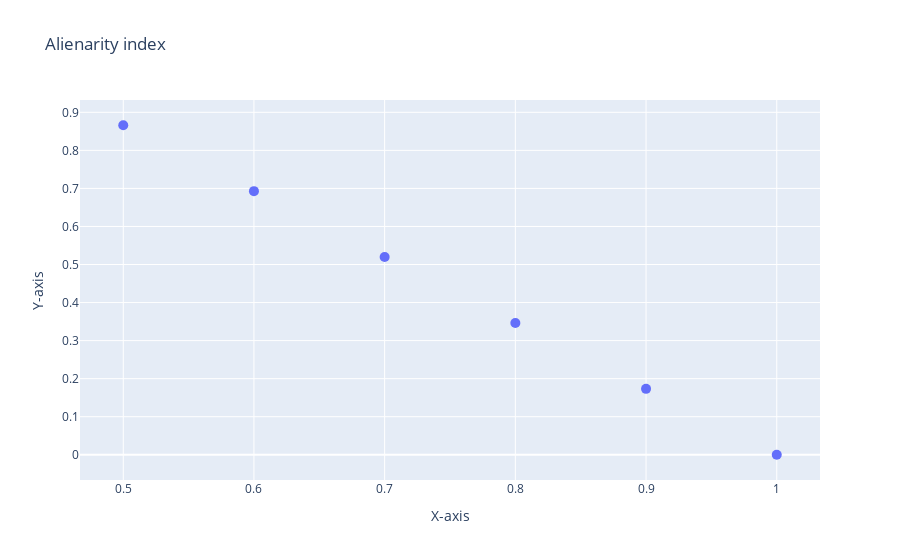

Notebook cell for this chart:
### Markdown cell above
Perfect! There are four plotly figures that were linked using `fig0`, `fig1`, `fig2`, and `fig4`. 

> As we created these example "articles", we know that each paper reported their `AI` as `fig0`. 

Note that **we are not performing any computation here**, instead, **we are taking a special chunk of the paper we imported as structured data and creating a plotly figure out of it**!

### Code cell
#| label: fig3cell

fig = paper.create_plotly_object_from('fig0')
fig.show()

### Figure 1 — Plotly figure (JSON) as saved in the notebook; plotly's stock layout.template omitted (floating-point values rounded to 4 significant figures)
{"data": [{"hovertemplate": "X-axis=%{x}<br>Y-axis=%{y}<extra></extra>", "legendgroup": "", "marker": {"color": "#636efa", "opacity": 1, "size": 10, "symbol": "circle"}, "mode": "markers", "name": "", "orientation": "v", "showlegend": false, "type": "scatter", "x": [1, 0.9, 0.8, 0.7, 0.6, 0.5], "xaxis": "x", "y": [0, 0.1732, 0.3464, 0.5196, 0.6928, 0.866], "yaxis": "y"}], "layout": {"autosize": true, "legend": {"tracegroupgap": 0}, "title": {"text": "Alienarity index"}, "xaxis": {"anchor": "y", "autorange": true, "domain": [0, 1], "range": [0.4684, 1.032], "title": {"text": "X-axis"}, "type": "linear"}, "yaxis": {"anchor": "x", "autorange": true, "domain": [0, 1], "range": [-0.08834, 0.9544], "title": {"text": "Y-axis"}, "type": "linear"}}}
